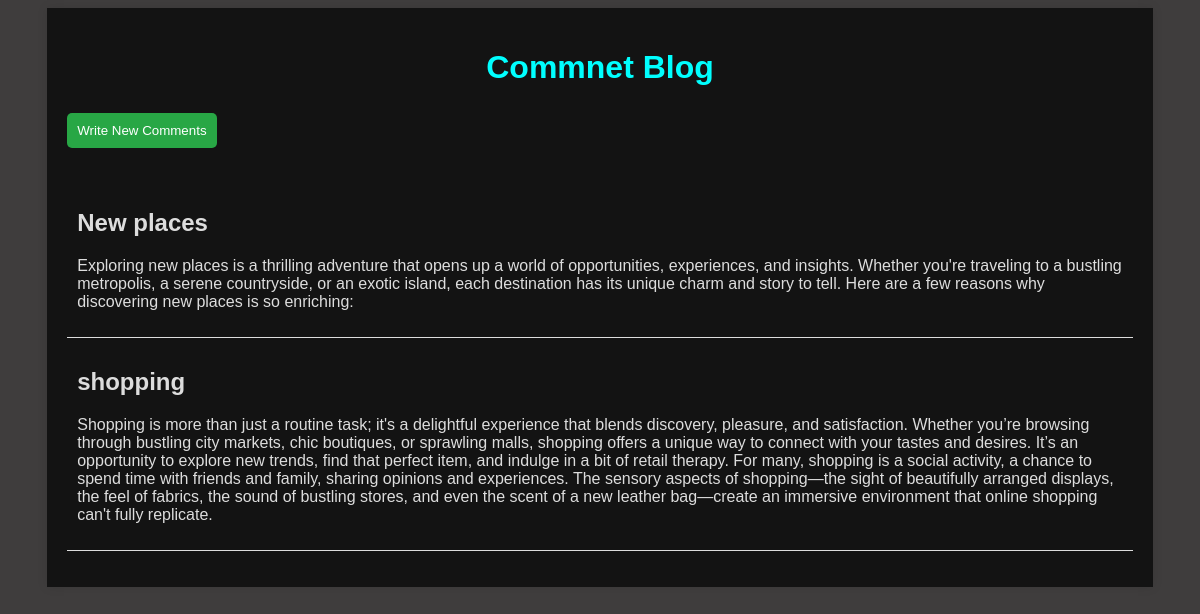
The page / on the database its author committed.
### models.py (models this page shows)
class ToDoItem(Base):
    __tablename__ = "todo_items"
    id = Column(Integer, primary_key=True, index=True)
    title = Column(String, index=True)
    description = Column(String, index=True)

### main.py (the view)
@app.get("/", response_class=HTMLResponse)
def read_todo_items(request: Request, db: Session = Depends(get_db)):
    todos = crud.get_todo_items(db)
    return templates.TemplateResponse("index.html", {"request": request, "todos": todos})

### templates/index.html
{% extends "base.html" %}
{% block content %}
<h1>Commnet Blog</h1>
<a href="/create/"><button>Write New Comments </button></a>
<ul>
    {% for todo in todos %}
    <li>
        <h2>{{ todo.title }}</h2>
        <p>{{ todo.description }}</p>
    </li>
    {% endfor %}
</ul>
{% endblock %}

### templates/base.html (shortened to what this page needs)
<!DOCTYPE html>
<html lang="en">
<head>
    <link rel="stylesheet" href="/static/style.css">
</head>
<body>
    <div class="container">
        {% block content %}{% endblock %}
    </div>
</body>
</html>

### static/style.css (style rules this page uses)
body { font-family: Arial, sans-serif; background-color: #3f3d3d; color: #ddd; }
.container { width: 90%; margin: auto; padding: 20px; background: #131313; box-shadow: 0 0 10px rgba(0, 0, 0, 0.1); }
h1 { text-align: center; color: aqua; }
ul { list-style-type: none; padding: 0; color: aqua; }
li { padding: 10px; border-bottom: 1px solid #ddd; color: #ddd; }
input, textarea, button { padding: 10px; margin: 5px 0 15px; border: 1px solid #e90d0d; border-radius: 5px; }
button { background-color: #28a745; color: white; cursor: pointer; border: none; }
a { text-decoration: none; color: #007bff; }

### rows shown on the page
ToDoItem: title "New places", description "Exploring new places is a thrilling adventure that opens up a world of opportunities, experiences, and insights. Whether you're traveling to a bustling metropolis, a serene countryside, or an exotic island, each destination has its unique charm and story to tell. Here are a few reasons why discovering new places is so enriching:"
ToDoItem: title "shopping", description "Shopping is more than just a routine task; it's a delightful experience that blends discovery, pleasure, and satisfaction. Whether you’re browsing through bustling city markets, chic boutiques, or sprawling malls, shopping offers a unique way to connect with your tastes and desires. It’s an opportunity to explore new trends, find that perfect item, and indulge in a bit of retail therapy. For many, shopping is a social activity, a chance to spend time with friends and family, sharing opinions and experiences. The sensory aspects of shopping—the sight of beautifully arranged displays, the feel of fabrics, the sound of bustling stores, and even the scent of a new leather bag—create an…"
